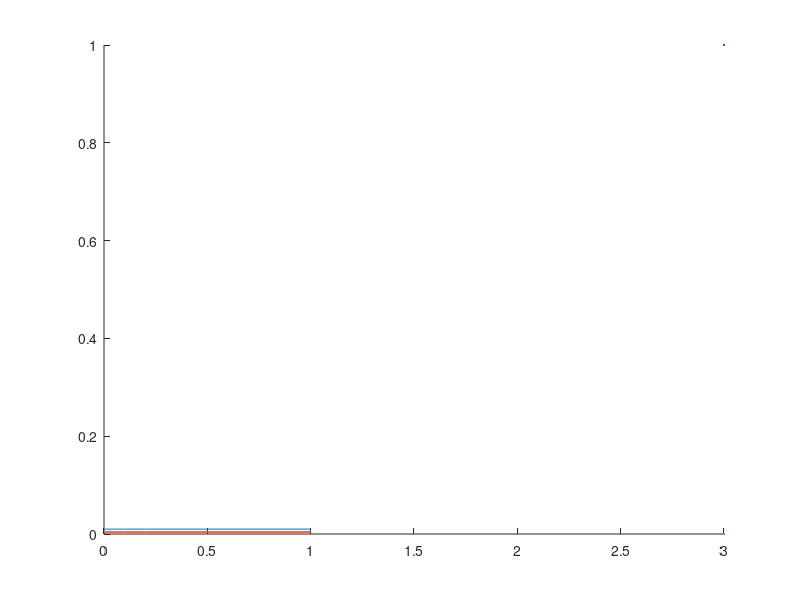

Recreate this plot in MATLAB. (Note: this script raises an error after producing the figure.)
close all
close
clc

% n_set = 1000:1000:40000;
%
% range_R_e001 = 1.000001 ./ sqrt(n_set);
% range_R_e01 = 1.0000002 ./ sqrt(n_set);
% range_R_e1 = 1.0000003 ./ sqrt(n_set);
% hold on
% plot(n_set, range_R_e001,'-*',LineWidth=3,Color=[1 0 0])
% plot(n_set, range_R_e01,'-ro', LineWidth=3,Color=[1 0 1])
% plot(n_set, range_R_e1,'-g+', LineWidth=2,Color=[0 1 0])
%
%
% xlabel('$n$',Interpreter='latex')
% ylabel('$R$', Interpreter='latex')
% set(gca,'FontSize',24, 'FontName', 'Times New Roman');
% ax = gca;
% ax.YAxis.Exponent = -2;
% legend("$\varepsilon=0.01$", "$\varepsilon=0.1$", "$\varepsilon=1$",'FontSize',20,Location="NE",Interpreter='latex')
%% R range
n_set = [10000, 40000, 80000];
e_set = [0.001, 0.002, 0.005, 0.01, 0.02, 0.05, 0.1, 0.2, 0.5, 1];

n = n_set(1);
range_R_n1k = repmat(1./sqrt(n), 1, 10);
n = n_set(2);
range_R_n10k = repmat(1./sqrt(n), 1, 10);
n = n_set(3);
range_R_n40k = repmat(1./sqrt(n), 1, 10);
hold on;
plot(e_set, range_R_n1k, LineWidth = 3, Color = [1, 0, 0])
plot(e_set, range_R_n10k, LineWidth = 3, Color = [1, 0, 1])
plot(e_set, range_R_n40k, LineWidth = 3, Color = [0, 1, 0])
xlabel('$\varepsilon$', Interpreter = 'latex')
ylabel('$R$', Interpreter = 'latex')
set(gca, 'FontSize', 24, 'FontName', 'Times New Roman');
ax = gca;
ax.YAxis.Exponent = -3;
legend("$n=10^4$", "$n=4\times 10^4$", "$n=8\times 10^4$", 'FontSize', 20, Location = "NE", Interpreter = 'latex')
